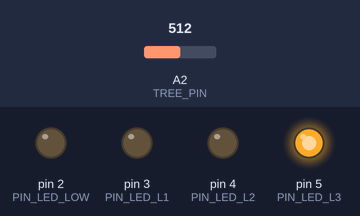
This sketch was run on a simulated Arduino Uno, built with avr-gcc and run on an emulated ATmega328P. Parts: output pins drawn as LEDs (lit = HIGH). The test bench sets the inputs (shaded band); at power-on: A2 (TREE_PIN) = 512.

Above: at 1.2 s.
1.3 s: A2 (TREE_PIN) set to 197
2.8 s: A2 (TREE_PIN) set to 177
At 3.6 s:
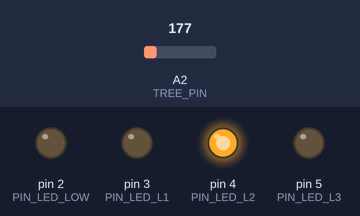
4.3 s: A2 (TREE_PIN) set to 155
At 4.8 s:
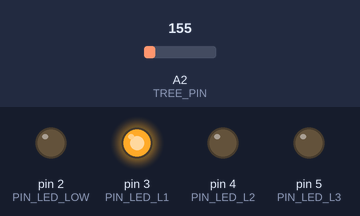
5.8 s: A2 (TREE_PIN) set to 142
7.3 s: A2 (TREE_PIN) set to 123
At 8.2 s:
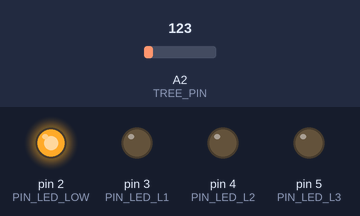
8.8 s: A2 (TREE_PIN) set to 306
At 9.4 s:
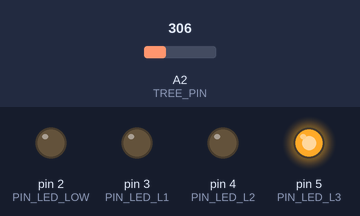
Timing chart, 0 to 11.3 s (numbered marks = the images above; inputs shaded):
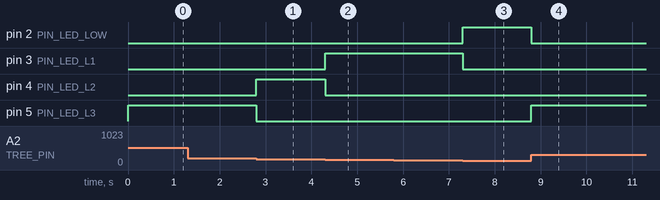

Measured:
- the behaviour switches between 191 and 190 on A2 (TREE_PIN) (found by bisection; images 0 and 1)
- the behaviour switches between 164 and 163 on A2 (TREE_PIN) (found by bisection; images 1 and 2)
- the behaviour switches between 137 and 136 on A2 (TREE_PIN) (found by bisection; images 2 and 3)
- after the input at 1.3 s, every drawn part: stays the same
- after the input at 2.8 s, pin 4 (PIN_LED_L2): LOW → HIGH at once; pin 5 (PIN_LED_L3): HIGH → LOW at once
- after the input at 4.3 s, pin 3 (PIN_LED_L1): LOW → HIGH at once; pin 4 (PIN_LED_L2): HIGH → LOW at once
- after the input at 5.8 s, every drawn part: stays the same
- after the input at 7.3 s, pin 2 (PIN_LED_LOW): LOW → HIGH at once; pin 3 (PIN_LED_L1): HIGH → LOW at once
- after the input at 8.8 s, pin 2 (PIN_LED_LOW): HIGH → LOW at once; pin 5 (PIN_LED_L3): LOW → HIGH at once

The sketch:

tree_water_level.ino
```cpp
#define DEBUG 0

#define TREE_PIN A2
#define NONLOW_LEVELS 3
#define SIGNAL_LOW 0.6f // Volts
#define SIGNAL_HIGH 1.0f // Volts
#define LEVEL_LOW 0

// LED pins to use (in the code, we assume that they are contiguous; this makes code simple):
#define PIN_LED_LOW 2
#define PIN_LED_L1 3
#define PIN_LED_L2 4
#define PIN_LED_L3 5

void setup() {
  // put your setup code here, to run once:
  pinMode (TREE_PIN, INPUT);
  pinMode (PIN_LED_LOW, OUTPUT);
  pinMode (PIN_LED_L1, OUTPUT);
  pinMode (PIN_LED_L2, OUTPUT);
  pinMode (PIN_LED_L3, OUTPUT);
#if DEBUG
  Serial.begin (9600);
#endif
}

void loop() {
  // put your main code here, to run repeatedly:
  float value = (float) analogRead (TREE_PIN) * 5.0f / 1023.0f;
  int level = value >= SIGNAL_LOW ? (int) round ((value - SIGNAL_LOW) * NONLOW_LEVELS / (SIGNAL_HIGH - SIGNAL_LOW)) : LEVEL_LOW;
  digitalWrite (PIN_LED_LOW, level == 0);
  digitalWrite (PIN_LED_L1, level == 1);
  digitalWrite (PIN_LED_L2, level == 2);
  digitalWrite (PIN_LED_L3, level >= 3);
#if DEBUG
  Serial.print ("Input: ");
  Serial.print ((float) value * 5.0f / 1023.0f);
  Serial.println (" V");
#endif
}
```
